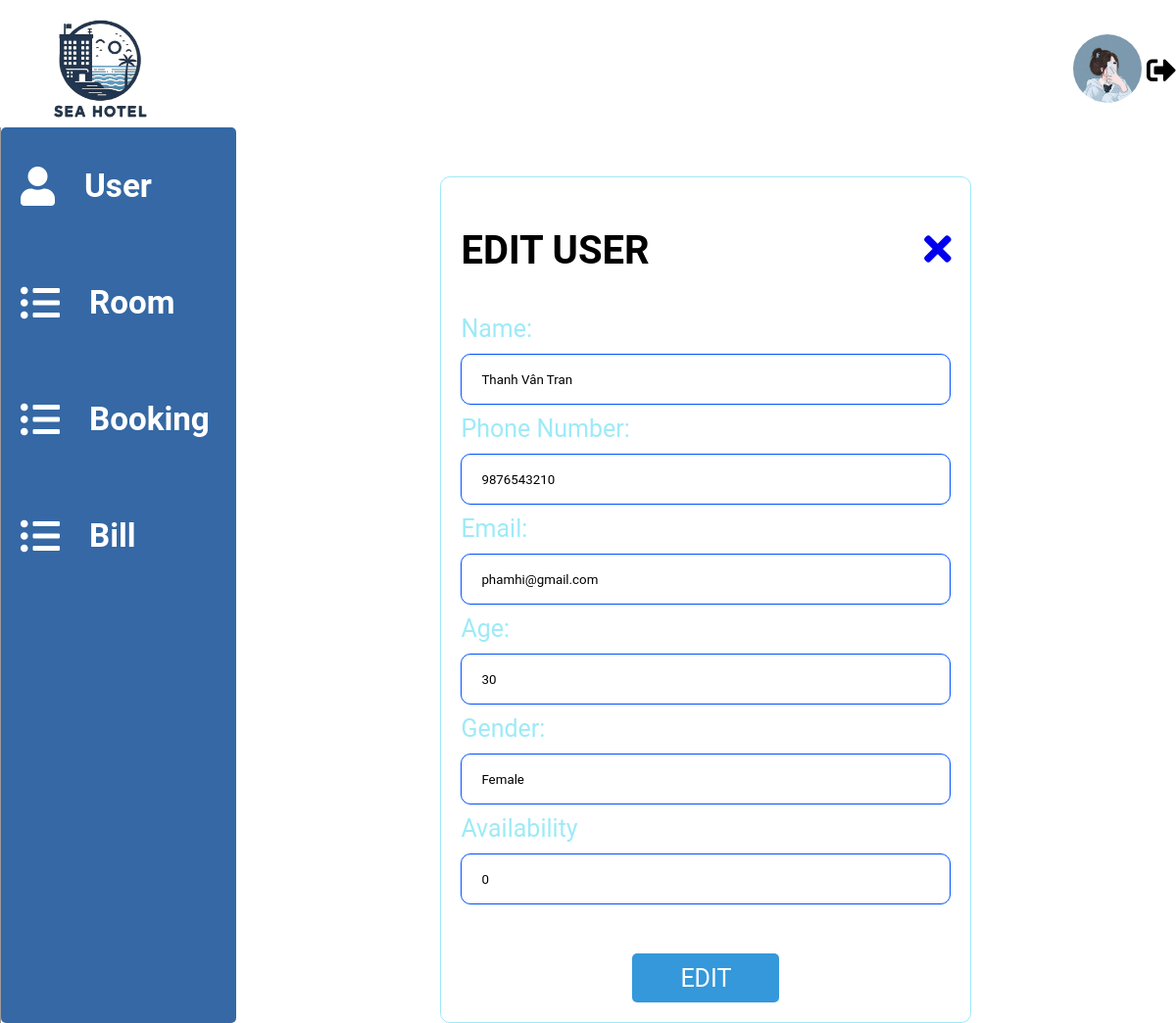
The page /admin/User/edit?id=3 (signed in) on the database its author committed.
### tables this page shows
CREATE TABLE `users` (
  `id` int(11) NOT NULL,
  `name` varchar(100) NOT NULL,
  `avatar` varchar(500) NOT NULL DEFAULT 'public/images/avatar.png',
  `password` varchar(500) NOT NULL,
  `phone` varchar(15) NOT NULL,
  `email` varchar(50) NOT NULL,
  `age` int(11) NOT NULL,
  `gender` varchar(10) NOT NULL,
  `role` varchar(20) DEFAULT 'user',
  `availability` int(11) DEFAULT 1
);

### app/Controllers/admin/User/admin.edit.user.controller.php (called while the page is built)
<?php
require(__DIR__ . "/../../../Views/admin/User/Admin.EditUser.view.php");

### index.php (called while the page is built, shortened)
<?php
    require 'router.php';
?>

### app/Views/admin/User/Admin.EditUser.view.php (the view, shortened to what this page needs)
<!DOCTYPE html>
<html lang="en">
<head>
    <link rel="stylesheet" href="../../../../public/css/Adminpage.css">
    <link rel="stylesheet" href="https://cdnjs.cloudflare.com/ajax/libs/font-awesome/5.15.1/css/all.min.css">
</head>
<body>
    <?php
    require(__DIR__ . '/../../../Models/admin.model.php');
    include(__DIR__ . "/.././../layouts/admin.navbar.php");
    $id = $_GET["id"] ? $_GET["id"] : null;
    if (isset($id)) :
        $statement = $connection->prepare('select * from users where id = :id');
        $statement->execute([':id' => $id]);
        $user = $statement->fetch();
    ?>
        <div class="container">
            <div class="main_menu_left">
            <div class="item">
                <a class="redirect" href="/admin/User/view">
                    <button class="tablinks" data-tab="userTab">
                        <i class="fas fa-user" style="padding-right:30px"></i>
                        <h5 class="titles">User</h5>
                    </button>
                </a>
            </div>
            <div class="item">
                <a class="redirect" href="/admin/Room/view">
                    <button class="tablinks" data-tab="roomTab">
                        <i class="fas fa-list-ul" style="padding-right:30px"></i>
                        <h5 class="titles">Room</h5>
                    </button>
                </a>
            </div>
            <div class="item">
                <a class="redirect" href="/admin/Booking/view">
                    <button class="tablinks" data-tab="bookingTab">
                        <i class="fas fa-list-ul" style="padding-right:30px"></i>
                        <h5 class="titles">Booking</h5>
                    </button>
                </a>
            </div>
            <div class="item">
                <a class="redirect" href="/admin/Bill/view">
                    <button class="tablinks" data-tab="billTab">
                        <i class="fas fa-list-ul" style="padding-right:30px"></i>
                        <h5 class="titles">Bill</h5>
                    </button>
                </a>
            </div>
            </div>
            <div id="Modal" class="main_menu_right">
                <form class="form_action" method="post">
                    <div class="form_title">
                        <h4 id="title">EDIT USER</h4>
                        <a href="/admin/User/view"><i class="fas fa-times"></i></a>
                    </div>
                    <div class="form-group">
                        <label for="name">Name:</label>
                        <input type="text" class="form-control" id="name" placeholder="Name" name="name" value="<?= $user['name']; ?>">
                    </div>
                    <div class="form-group">
                        <label for="phone">Phone Number:</label>
                        <input type="number" id="phone" class="form-control" placeholder="Phone Number" name="phone" value="<?= $user['phone']; ?>">
                    </div>
                    <div class="form-group">
                        <label for="email">Email:</label>
                        <input type="email" id="email" class="form-control" placeholder="Email" name="email" value="<?= $user['email']; ?>">
                    </div>
                    <div class="form-group">
                        <label for="age">Age:</label>
                        <input type="number" id="age" class="form-control" placeholder="Age" name="age" value="<?= $user['age']; ?>">
                    </div>
                    <div class="form-group">
                        <label for="gender">Gender:</label>
                        <input type="text" id="gender" class="form-control" placeholder="Gender" name="gender" value="<?= $user['gender']; ?>">
                    </div>
                    <div class="form-group">
                        <label for="availability">Availability</label>
                        <input type="text" id="availability" class="form-control" placeholder="Availability" name="availability" value="<?= $user['availability']; ?>">
                    </div>
                    <div class="button">
                        <button type="submit" class="button_create">EDIT</button>
                    </div>
                </form>
            </div>
        </div>
    <?php endif ?>
</body>
</html>

### public/css/Adminpage.css (style rules this page uses)
* { margin: 0; padding: 0; font-family: 'Roboto', sans-serif; }
.form_title>#title { color: black; }
.container { display: grid; grid-template-columns: 20% 80%; flex-shrink: 0; border-left: 1px solid var(--Gray, #9F9B9B); height: 100%; margin-top: 130px; }
.main_menu_left { display: flex; flex-direction: column; background: #3568A4; align-items: center; border-radius: 5px; transition: width 0.3s ease-in-out; }
.item { width: 100%; }
.item button { display: flex; border: none; outline: none; background: none; width: 228px; height: 79px; font-size: 40px; align-items: center; color: #FFF; margin: 20px; }
.main_menu_right { width: 100%; display: flex; justify-content: center; margin-top: 50px; line-height: 50px; }
.form_action { border: 1px solid #9EEAF7; width: 500px; flex-shrink: 0; padding: 20px; border-radius: 10px; }
.form-group { display: flex; flex-direction: column; }
.form-group label { color: #9EEAF7; font-size: 25px; font-style: normal; }
.form-group input, .form-group select { border-radius: 10px; height: 50px; padding-left: 20px; border: 1px solid #0052FE; }
.button { display: flex; justify-content: center; }
.button_create { margin-top: 50px; width: 30%; height: 50px; background-color: #3498db; color: #fff; border: none; border-radius: 5px; cursor: pointer; font-size: 25px; }
.form_title { display: flex !important; flex-direction: row !important; justify-content: space-between !important; font-size: 40px; align-items: center; margin-bottom: 30px; margin-top: 30px; color: var(--WHITE, #FFF); }
.redirect { text-decoration: none; }

### rows shown on the page
users: name "Thanh Vân Tran", phone "9876543210", email "phamhi@gmail.com", age "30", gender "Female", availability "0"
